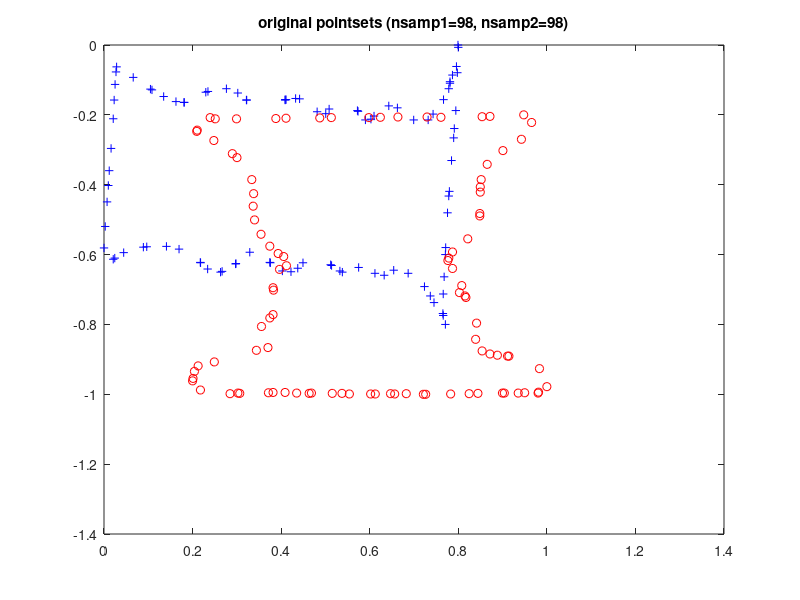

Recreate this plot in MATLAB. (Note: this script raises an error after producing the figure.)
% Shape Context Demo #1
% match two pointsets from Chui & Rangarajan

% uncomment out one of these commands to load in some shape data
%load save_fish_def_3_1.mat
%load save_face_notresize.mat
%load save_fish_noise_3_2.mat
%load save_fish_outlier_3_2.mat
load face_pic9_pic1.mat
%load save_face_ttttt.mat
%load save_face_notdo_anything.mat
%load save_face_two_diff_pic.mat
X=x1;
Y=y2a;

display_flag=1;
mean_dist_global=[]; % use [] to estimate scale from the data
nbins_theta=12;
nbins_r=5;
nsamp1=size(X,1);
nsamp2=size(Y,1);
ndum1=0;
ndum2=0;
if nsamp2>nsamp1
   % (as is the case in the outlier test)
   ndum1=ndum1+(nsamp2-nsamp1);
end
eps_dum=0.15;
r_inner=1/8;
r_outer=2;
n_iter=5;
r=1; % annealing rate
beta_init=1;  % initial regularization parameter (normalized)

if display_flag
   [x,y]=meshgrid(linspace(0,1,18),linspace(0,1,36));
   x=x(:);y=y(:);M=length(x);
end

if display_flag
   figure(1)
   plot(x1(:,1),x1(:,2),'b+',y2a(:,1),y2a(:,2),'ro')
   title(['original pointsets (nsamp1=' int2str(nsamp1) ', nsamp2=' ...
       int2str(nsamp2) ')'])
   if 0
      h1=text(x1(:,1),x1(:,2),int2str((1:nsamp1)'));
      h2=text(y2a(:,1),y2a(:,2),int2str((1:nsamp2)'));  
      set(h2,'fontangle','italic');
   end
   drawnow
end

tps_iter_match_1
